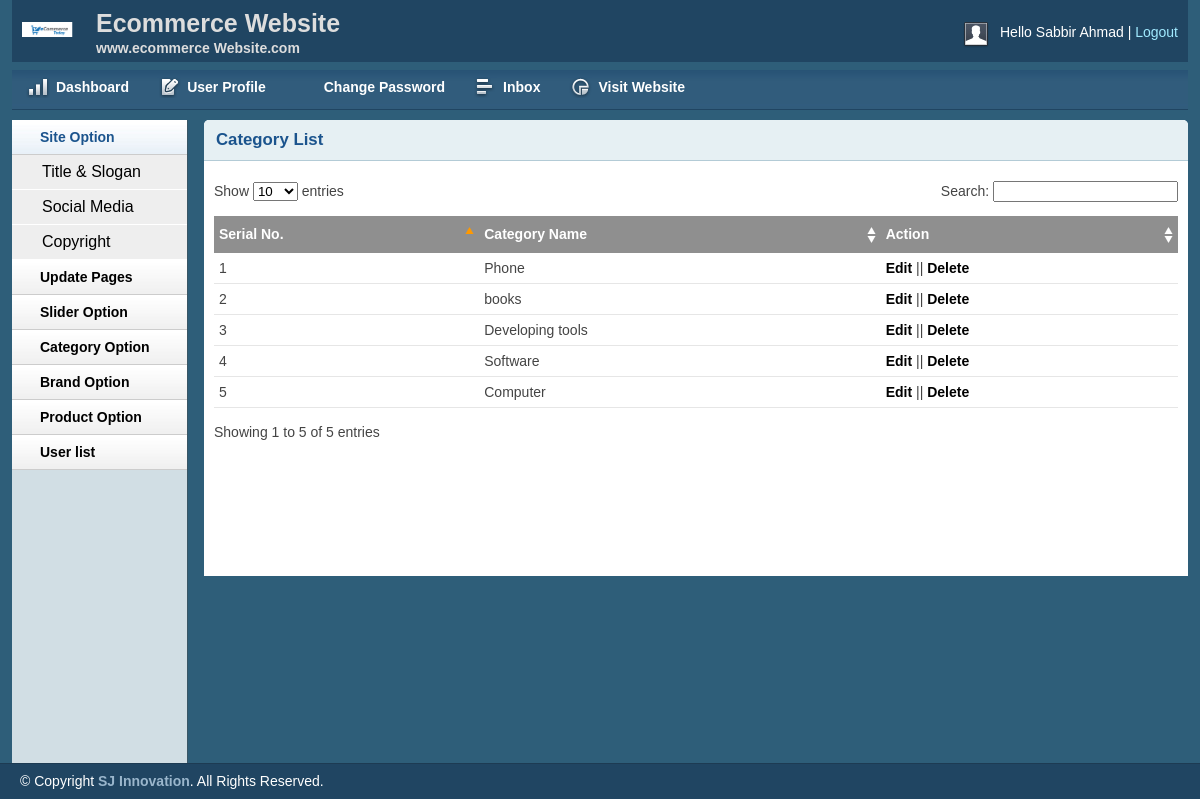
Page /admin/catlist.php (signed in) on the committed database.
### tables this page shows
CREATE TABLE `create_category` (
  `cat_id` int(11) NOT NULL,
  `cat_name` varchar(255) NOT NULL
);

### lib/Database.php (called while the page is built, shortened)
<?php
    Class Database{
     public $host   = DB_HOST;
     public $user   = DB_USER;
     public $pass   = DB_PASS;
     public $dbname = DB_NAME;
     public $link;
    private function connectDB(){
     $this->link = new mysqli($this->host, $this->user, $this->pass,
      $this->dbname);
     }
    public function select($query){
      $result = $this->link->query($query) or
       die($this->link->error.__LINE__);
      if($result->num_rows > 0){
        return $result;
      } else {
        return false;
      }
     }
 }

### classes/Category.php (called while the page is built, shortened)
<?php
	$filepath = realpath(dirname(__FILE__));
	include_once ($filepath.'/../lib/Database.php');
?>
<?php
	class Category
	{
		private $db;
		public function __construct()
		{
			$this->db = new Database();
		}
		public function getAllcat(){
			$query = "SELECT * From create_category ORDER BY  cat_id DESC";
			$result = $this->db->select($query);
			return $result;
		}
	}
?>

### admin/catlist.php (the view, shortened to what this page needs)
<?php
		include 'inc/header.php';
		include 'inc/sidebar.php';
		include '../classes/Category.php';
?>
<?php
    $cat = new Category();
?>
        <div class="grid_10">
            <div class="box round first grid">
                <h2>Category List</h2>
                <div class="block">
                    <table class="data display datatable" id="example">
					<thead>
						<tr>
							<th>Serial No.</th>
							<th>Category Name</th>
							<th>Action</th>
						</tr>
					</thead>
					<tbody>
						<?php
							$getcat = $cat->getAllCat();
							if($getcat){
								$i = 0;
								while($result = $getcat->fetch_assoc()){
									$i++;
							?>
						<tr class="odd gradeX">
							<td><?php echo $i?></td>
							<td><?php echo $result['cat_name'] ?></td>
							<td><a href="catedit.php?catid=<?php echo $result['cat_id']; ?>">Edit</a> || <a onclick="return confirm('Are you sure to delete')" href="?delcat=<?php echo $result['cat_id']; ?> ">Delete</a></td>
						</tr>
						<?php
						}
					 }
				?>
					</tbody>
				</table>
               </div>
            </div>
        </div>
<?php
	include 'inc/footer.php';
?>

### admin/css/layout.css (style rules this page uses)
body { background: #fff none repeat scroll 0 0; color: #444; font-size: 14px; padding: 0; }
a { color: #000; font-weight:bold; text-decoration: none; }
h1, h2, h3, h4, h5, h6 { line-height:1.2em; margin-bottom:.3em; }
h2 { margin-top:1em; }
.box { background:#fff; margin-bottom:20px; padding:10px 10px 10px 10px; margin-left:-8px; }
.box.grid { padding-bottom:40px; }
.box.round { -moz-border-radius: 5px 5px 0px 0px; -webkit-border-radius: 5px 5px 0px 0px; border-radius: 5px 5px 0px 0px; }
.box h2 { font-size:1.2em; font-weight:bold; color:#1B548D; background:#E6F0F3; margin:-10px -10px 0 -10px; padding:10px 12px; border-bottom:1px solid #B3CBD6; -moz-border-radius: 5px 5px 0px 0px; -webkit-border-radius: 5px 5px 0px 0px; border-radius: 5px 5px 0px 0px; }
.box.first { min-height: 406px; }
.block { padding-top:20px; }
.block { padding-bottom:1px; }
table.display { margin: 0 auto; clear: both; width: 100%; }
.sorting_asc { background: #8f8f8f url(../img/table/sort_asc.png) no-repeat center right; padding:8px 5px; text-align:left; color:#fff; }
.sorting { background:#8f8f8f url(../img/table/sort_both.png) no-repeat center right; padding:8px 5px; text-align:left; color:#fff; }
tr.odd { height: 30px; line-height: 30px; border-bottom:1px solid #e6e6e6; }
tr.even { height: 30px; line-height: 30px; border-bottom:1px solid #e6e6e6; }
tr.odd td, tr.even td { padding-left:5px; }

### rows in the picture
create_category: cat_name "Phone"
create_category: cat_name "books"
create_category: cat_name "Developing tools"
create_category: cat_name "Software"
create_category: cat_name "Computer"

### other values in the picture
Session::get('AdminName') "Sabbir Ahmad"
